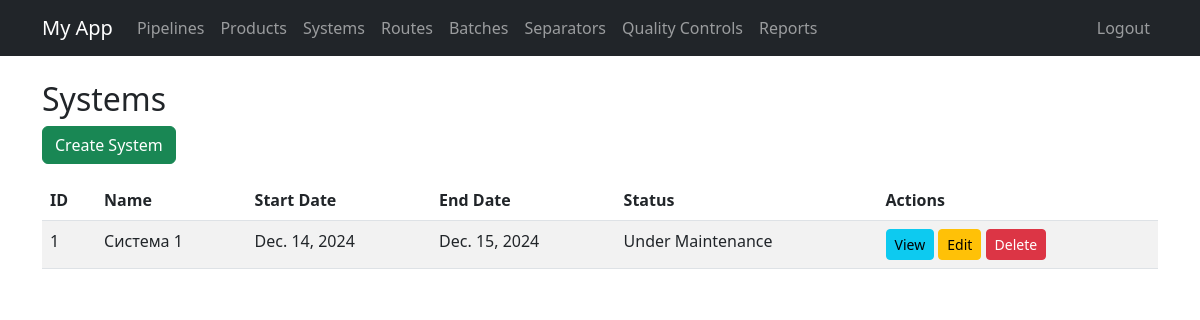
Page /systems/ (signed in) on the committed database.
### app/models.py (models this page shows, shortened)
class System(models.Model):
    STATUS_CHOICES = [
        ('active', 'Active'),
        ('inactive', 'Inactive'),
        ('maintenance', 'Under Maintenance'),
    ]
    name = models.CharField(max_length=100, verbose_name="System Name")
    startDate = models.DateField(verbose_name="Start Date")
    endDate = models.DateField(verbose_name="End Date")
    status = models.CharField(max_length=20, choices=STATUS_CHOICES, default='inactive', verbose_name="Status")

### app/views.py (the view)
# urls.py: path('systems/', views.system_list, name='system_list'),
@login_required
def system_list(request):
    systems = System.objects.all()
    return render(request, 'system_list.html', {'systems': systems})

### app/templates/system_list.html (shortened to what this page needs)
{% extends 'base.html' %}
{% block content %}
<h2>Systems</h2>
<a href="{% url 'system_create' %}" class="btn btn-success mb-3">Create System</a>
<table class="table table-striped">
    <thead>
        <tr>
            <th>ID</th>
            <th>Name</th>
            <th>Start Date</th>
            <th>End Date</th>
            <th>Status</th>
            <th>Actions</th>
        </tr>
    </thead>
    <tbody>
        {% for system in systems %}
        <tr>
            <td>{{ system.id }}</td>
            <td>{{ system.name }}</td>
            <td>{{ system.startDate }}</td>
            <td>{{ system.endDate }}</td>
            <td>{{ system.get_status_display }}</td>
            <td>
                <a href="{% url 'system_detail' system.id %}" class="btn btn-info btn-sm">View</a>
                <a href="{% url 'system_update' system.id %}" class="btn btn-warning btn-sm">Edit</a>
                <a href="{% url 'system_delete' system.id %}" class="btn btn-danger btn-sm">Delete</a>
            </td>
        </tr>
        {% endfor %}
    </tbody>
</table>
{% endblock %}

### rows in the picture
System: id "1", name "Система 1", startDate "Dec. 14, 2024", endDate "Dec. 15, 2024", status "Under Maintenance"
